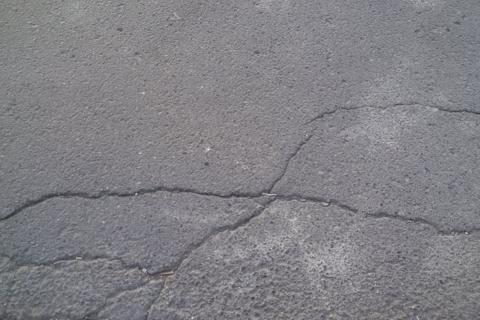
#> input picture ground_crack_samples/002.jpg, 480 x 320 px; its folder holds only this picture in this run
$ python crack_detection.py
#> lines starting #> are read from the running program, lines starting #| are printed output that depends on the picture; after the words box and inside, x2 and y2 are one past the last pixel; in counts of white or black regions, pixels touching at a corner belong together
import cv2 as cv
import numpy as np
import os
from sklearn.cluster import DBSCAN
import collections

IMG_DIR = 'ground_crack_samples'
OUT_DIR = 'output_edges'


def read_img(file_name):
#> called with file_name = '002.jpg'
    path = os.path.join(IMG_DIR, file_name)
    img = cv.imread(path)
#> img is the input picture: shape (320, 480, 3); mean B, G, R 133.2, 128.5, 129.6
    return img


def write_img(file_name, src_img):
    path = os.path.join(OUT_DIR, file_name)
    cv.imwrite(path, img)


def cvt_to_bin_img(src_img):
    img = src_img.copy()
    img = cv.medianBlur(src_img, 7)
    img = cv.adaptiveThreshold(
        img, 255, cv.ADAPTIVE_THRESH_GAUSSIAN_C, cv.THRESH_BINARY_INV, 11, 2)

    return img


def img_to_points(img):
    points = []

    height, width = img.shape
    for y in range(height):
        for x in range(width):
            if img[y, x] != 0:
                points.append([y, x])
    return points

def filter_labels(img, labels):
    n_clusters = len(set(labels)) - (1 if -1 in labels else 0)
    avg_points = len(labels) // n_clusters
    counters = collections.Counter(labels)
    satisfied_labels = [k for k, v in counters.items() if v > 7*avg_points]

    return satisfied_labels


def remove_noise(img):
    X = img_to_points(img)

    # compute DBSCAN
    db = DBSCAN(eps=1.5, min_samples=1).fit(X)
    labels = db.labels_

    satisfied_labels = filter_labels(img, labels)

    for k, yx in zip(labels, X):
        if k == -1 or k in satisfied_labels:
            continue

        img[yx[0], yx[1]] = 0

    return img


if __name__ == "__main__":
    if not os.path.exists(OUT_DIR):
        os.makedirs(OUT_DIR)

    for file_name in os.listdir(IMG_DIR):

        ### READ IMAGE ###
        src_img = read_img(file_name)
        img = src_img.copy()
        img = cv.cvtColor(img, cv.COLOR_BGR2GRAY)
#> img: shape (320, 480)

        img = cvt_to_bin_img(img)
#> in cvt_to_bin_img, `img = cv.medianBlur(src_img, 7)`:
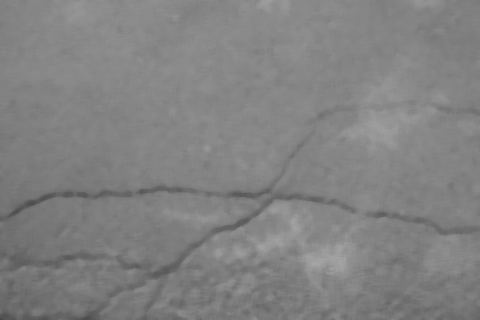
#> img: shape (320, 480); min 71, max 166, mean 129.6
#> in cvt_to_bin_img, `img = cv.adaptiveThreshold( img, 255, cv.ADAPTIVE_THRESH_GAUSSIAN_C, c..`:
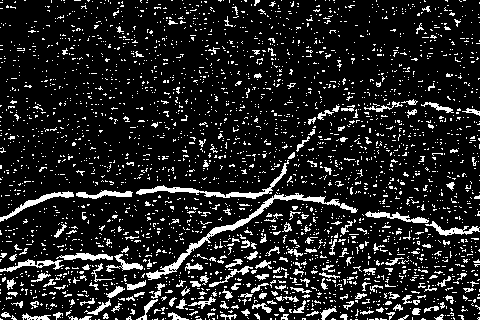
#> img: shape (320, 480); 13.3% white in thin lines or dots
        img = remove_noise(img)
#> in remove_noise, `X = img_to_points(img)`: X = 20425 items
#> in filter_labels, `n_clusters = len(set(labels)) - (1 if -1 in labels else 0)`: n_clusters = 2969
#> in filter_labels, `avg_points = len(labels) // n_clusters`: avg_points = 6
#> in filter_labels, `counters = collections.Counter(labels)`: counters = 2969 items
#> in filter_labels, `satisfied_labels = [k for k, v in counters.items() if v > 7*avg_points]`: satisfied_labels = 58 values from 915 to 2917
#> the loop in remove_noise, `for k, yx in zip(labels, X):` made 20425 passes
#> (k, yx) on passes 3 to 5: (1, [0, 25]), (2, [0, 51]), (3, [0, 61])
#> after the loop in remove_noise, `for k, yx in zip(labels, X):`:
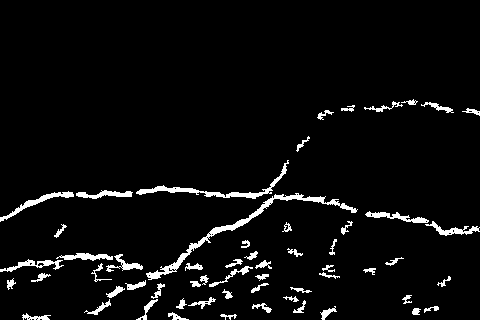
#> img: shape (320, 480); 4.6% white; 58 white regions, largest, box (x1, y1, x2, y2) and area: (146, 193, 358, 280) 1183, (136, 160, 289, 199) 705, (0, 191, 74, 222) 367

        ### WRITE IMAGE ###
        write_img(file_name, img)

$ run again, on ground_crack_samples/016.jpg
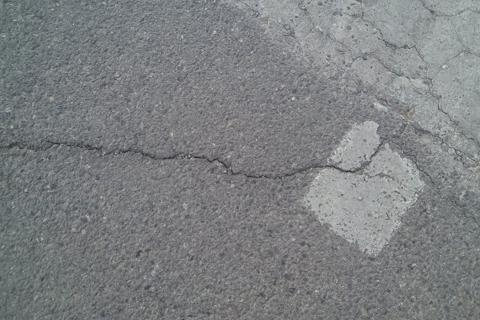
#> input picture ground_crack_samples/016.jpg, 480 x 320 px
#> in read_img, img is the input picture: shape (320, 480, 3); mean B, G, R 130.1, 128.2, 125.7
#> in cvt_to_bin_img, `img = cv.adaptiveThreshold( img, 255, cv.ADAPTIVE_THRESH_GAUSSIAN_C, c..`:
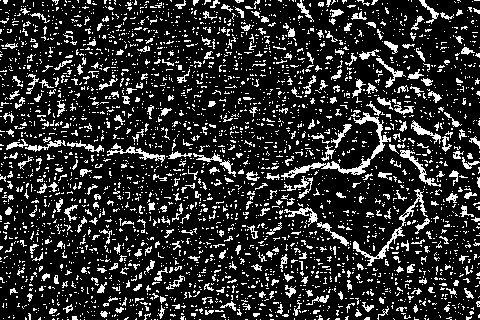
#> img: shape (320, 480); 17.7% white in thin lines or dots
#> X = 27229 items
#> n_clusters = 3304
#> avg_points = 8
#> counters = 3304 items
#> in filter_labels, `satisfied_labels = [k for k, v in counters.items() if v > 7*avg_points]`: satisfied_labels = 50 values from 26 to 3089
#> the loop in remove_noise, `for k, yx in zip(labels, X):` made 27229 passes
#> (k, yx) on passes 3 to 5: (1, [0, 4]), (1, [0, 5]), (1, [0, 6])
#> after the loop in remove_noise, `for k, yx in zip(labels, X):`:
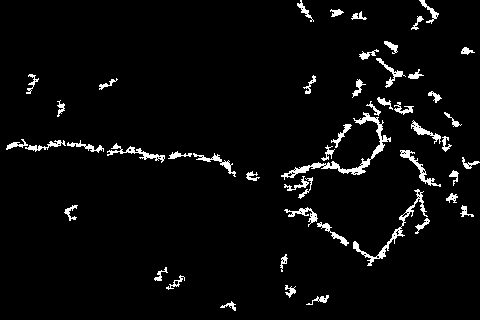
#> img: shape (320, 480); 3.9% white; 50 white regions, largest, box (x1, y1, x2, y2) and area: (281, 112, 391, 180) 824, (353, 189, 428, 266) 522, (107, 143, 165, 163) 274

$ run again, on ground_crack_samples/021.jpg
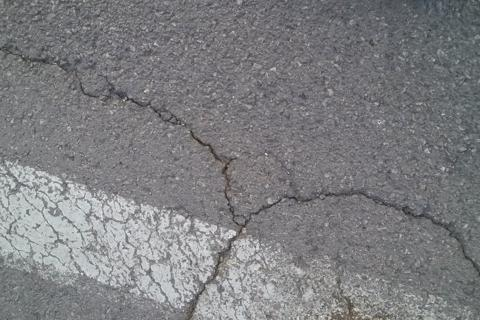
#> input picture ground_crack_samples/021.jpg, 480 x 320 px
#> in read_img, img is the input picture: shape (320, 480, 3); mean B, G, R 128.7, 126.2, 125.8
#> in cvt_to_bin_img, `img = cv.adaptiveThreshold( img, 255, cv.ADAPTIVE_THRESH_GAUSSIAN_C, c..`:
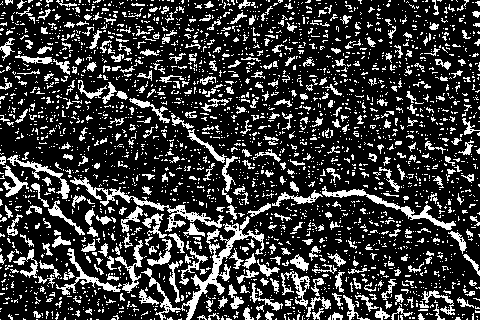
#> img: shape (320, 480); 22.5% white in thin lines or dots
#> X = 34490 items
#> n_clusters = 2846
#> avg_points = 12
#> counters = 2846 items
#> in filter_labels, `satisfied_labels = [k for k, v in counters.items() if v > 7*avg_points]`: satisfied_labels = 58 values from 360 to 2734
#> the loop in remove_noise, `for k, yx in zip(labels, X):` made 34490 passes
#> (k, yx) on passes 2 to 4: (0, [0, 6]), (0, [0, 7]), (0, [0, 8])
#> after the loop in remove_noise, `for k, yx in zip(labels, X):`:
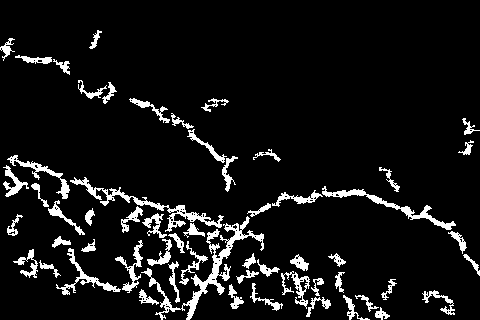
#> img: shape (320, 480); 8% white; 58 white regions, largest, box (x1, y1, x2, y2) and area: (141, 216, 264, 320) 1656, (70, 177, 224, 232) 1042, (322, 186, 456, 230) 765

$ run again, on ground_crack_samples/022.jpg
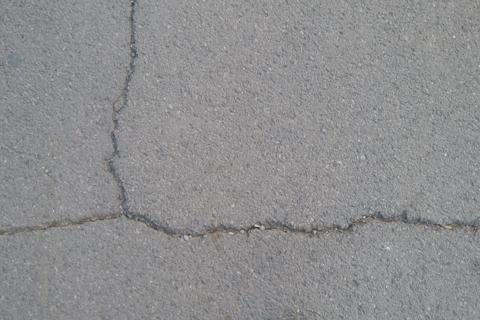
#> input picture ground_crack_samples/022.jpg, 480 x 320 px
#> in read_img, img is the input picture: shape (320, 480, 3); mean B, G, R 143.4, 142.3, 142.3
#> in cvt_to_bin_img, `img = cv.adaptiveThreshold( img, 255, cv.ADAPTIVE_THRESH_GAUSSIAN_C, c..`:
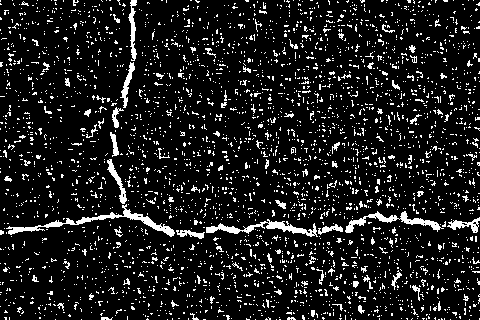
#> img: shape (320, 480); 10.9% white in thin lines or dots
#> X = 16785 pairs, first value 0 to 319, second value 0 to 479
#> labels = 16785 values, max 3222 at index 16783, min 0 at index 0, mean 1680
#> n_clusters = 3223
#> avg_points = 5
#> counters = 3223 items
#> in filter_labels, `satisfied_labels = [k for k, v in counters.items() if v > 7*avg_points]`: satisfied_labels = [11, 649, 1116, 1196, 1286, 1376, 1483, 1660, 2089, 2125, 2225, 2274, 2284, 2303, 2326, 2692, 2700, 2847]
#> the loop in remove_noise, `for k, yx in zip(labels, X):` made 16785 passes
#> (k, yx) on passes 6 to 8: (4, [0, 55]), (4, [0, 56]), (5, [0, 63])
#> after the loop in remove_noise, `for k, yx in zip(labels, X):`:
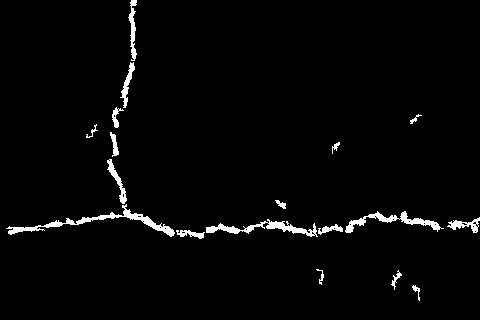
#> img: shape (320, 480); 2.4% white; 18 white regions, largest, box (x1, y1, x2, y2) and area: (6, 204, 175, 237) 859, (206, 219, 318, 237) 624, (345, 211, 444, 233) 563

$ run again, on ground_crack_samples/003.jpg
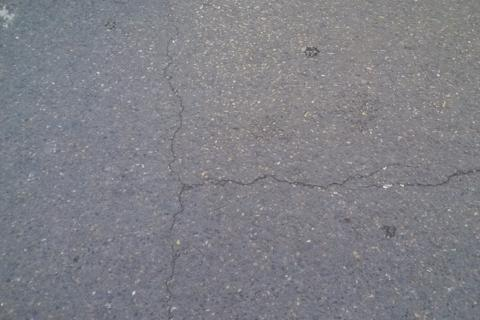
#> input picture ground_crack_samples/003.jpg, 480 x 320 px
#> in read_img, img is the input picture: shape (320, 480, 3); mean B, G, R 134.9, 128.3, 128.1
#> in cvt_to_bin_img, `img = cv.adaptiveThreshold( img, 255, cv.ADAPTIVE_THRESH_GAUSSIAN_C, c..`:
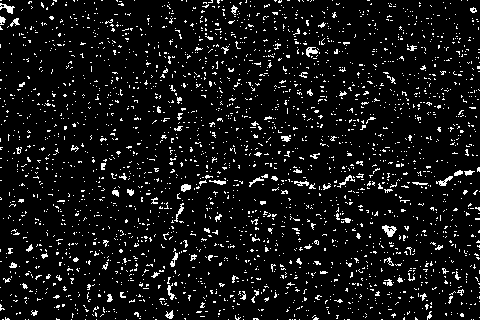
#> img: shape (320, 480); 7.4% white in thin lines or dots
#> X = 11362 pairs, first value 0 to 319, second value 0 to 479
#> labels = 11362 values, max 2666 at index 11361, min 0 at index 0, mean 1411.6
#> n_clusters = 2667
#> avg_points = 4
#> counters = 2667 items
#> in filter_labels, `satisfied_labels = [k for k, v in counters.items() if v > 7*avg_points]`: satisfied_labels = 28 values from 39 to 2586
#> the loop in remove_noise, `for k, yx in zip(labels, X):` made 11362 passes
#> (k, yx) on passes 2 to 4: (0, [0, 1]), (1, [0, 9]), (2, [0, 53])
#> after the loop in remove_noise, `for k, yx in zip(labels, X):`:
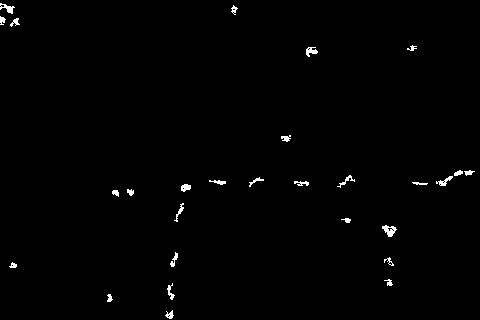
#> img: shape (320, 480); 0.82% white; 28 white regions, largest, box (x1, y1, x2, y2) and area: (382, 225, 397, 237) 98, (0, 3, 15, 14) 72, (306, 47, 318, 57) 69
